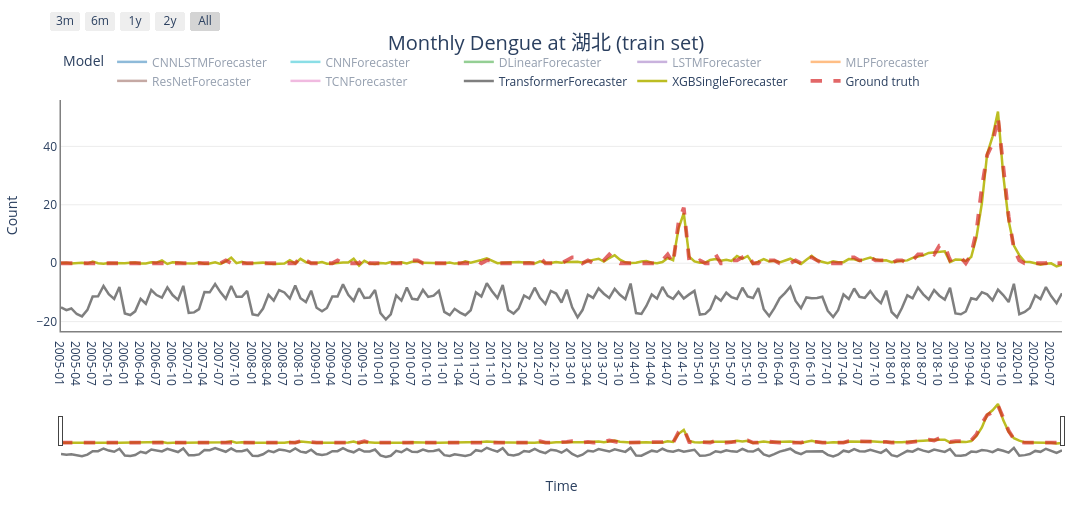

Write notebook code for a chart like this one.
### Code cell
import pandas as pd
import plotly.graph_objects as go
import numpy as np 
# 保证时间列是 datetime
plot_df = plot_df.copy()

plot_df["Time"] = pd.to_datetime(plot_df["Time"])

color_map = {
    "Ground truth": "#D62728", # #D62728
    "CNNLSTMForecaster": "#1F77B4",
    "CNNForecaster": "#17BECF",
    "DLinearForecaster": "#2CA02C",
    "LSTMForecaster": "#9467BD",
    "MLPForecaster": "#FF7F0E",
    "ResNetForecaster": "#8C564B",
    "TCNForecaster": "#E377C2",
    "TransformerForecaster": "#7F7F7F",
    "XGBSingleForecaster": "#BCBD22", # BCBD22
}

dash_map = {
    "Ground truth": "dash",
    "CNNLSTMForecaster": "solid",
    "CNNForecaster": "solid",
    "DLinearForecaster": "solid",
    "LSTMForecaster": "solid",
    "MLPForecaster": "solid",
    "ResNetForecaster": "solid",
    "TCNForecaster": "solid",
    "TransformerForecaster": "solid",
    "XGBSingleForecaster": "solid",
}

model_order = [

    "CNNLSTMForecaster",
    "CNNForecaster",
    "DLinearForecaster",
    "LSTMForecaster",
    "MLPForecaster",
    "ResNetForecaster",
    "TCNForecaster",
    "TransformerForecaster",
    "XGBSingleForecaster",
    "Ground truth",
]

fig = go.Figure()

for model in model_order:
    sub_df = plot_df[plot_df["Model"] == model].sort_values("Time")
    if sub_df.empty:
        continue

    is_gt = model == "Ground truth"

    fig.add_trace(
        go.Scatter(
            x=sub_df["Time"],
            y=sub_df["Count"],
            mode="lines",
            name=model,
            visible=True if model in ["Ground truth", "TransformerForecaster", "XGBSingleForecaster"] else "legendonly",
            line=dict(
                color=color_map.get(model, "#444444"),
                width=3.8 if is_gt else 2.5,
                dash=dash_map.get(model, "solid"),
            ),
            opacity=.7 if is_gt else 1,
            hovertemplate=(
                f"<b>{model}</b><br>"
                "Time: %{x|%Y-%m}<br>"
                "Count: %{y:.3f}<extra></extra>"
            ),
        )
    )

fig.update_layout(
    template="plotly_white",
    width=1400,
    height=520,
    hovermode="x unified",
    legend=dict(
        title="Model",
        orientation="h",
        yanchor="bottom",
        y=1.02,
        xanchor="left",
        x=0,
        bgcolor="rgba(255,255,255,0.85)",
    ),
    margin=dict(l=50, r=30, t=70, b=60),
)

fig.update_xaxes(
    title_text="Time",
    showgrid=False,
    gridcolor="rgba(0,0,0,0.08)",
    showline=True,
    linecolor = 'grey',
    linewidth = 1.5,
    tickformat="%Y-%m",
    dtick="M3",  # 每3个月一个刻度，月度数据更清晰
    rangeslider=dict(visible=True),
    rangeselector=dict(
        x=0,
        xanchor="left",
        y=1.3,
        buttons=[
            dict(count=3, label="3m", step="month", stepmode="backward"),
            dict(count=6, label="6m", step="month", stepmode="backward"),
            dict(count=12, label="1y", step="month", stepmode="backward"),
            dict(count=24, label="2y", step="month", stepmode="backward"),
            dict(step="all", label="All"),
        ]
    ),
)

fig.update_yaxes(
    title_text="Count",
    showgrid=True,
    showline=True,
    linecolor = 'grey',
    linewidth = 1.5,

    gridcolor="rgba(0,0,0,0.08)",
    zeroline=False,
)
fig.update_layout(
    title=dict(
        text=f"Monthly {DiseaseName} at {CityName} ({DatasetName} set)",
        x=0.5,
        xanchor="center",
        font=dict(size=20)
    )
)


fig.show(config={
    "scrollZoom": True,
    "displaylogo": False,
    "doubleClick": "reset",
    "responsive": True,
})

### Figure 1 — Plotly figure (JSON) as saved in the notebook; plotly's stock layout.template omitted (floating-point values rounded to 4 significant figures; data arrays with more than 128 entries replaced by an {"elided": "..."} marker saying what was removed)
{"data": [{"hovertemplate": "<b>CNNLSTMForecaster</b><br>Time: %{x|%Y-%m}<br>Count: %{y:.3f}<extra></extra>", "line": {"color": "#1F77B4", "dash": "solid", "width": 2.5}, "mode": "lines", "name": "CNNLSTMForecaster", "opacity": 1, "type": "scatter", "visible": "legendonly", "x": {"elided": "189 str values"}, "y": {"elided": "189 float values"}}, {"hovertemplate": "<b>CNNForecaster</b><br>Time: %{x|%Y-%m}<br>Count: %{y:.3f}<extra></extra>", "line": {"color": "#17BECF", "dash": "solid", "width": 2.5}, "mode": "lines", "name": "CNNForecaster", "opacity": 1, "type": "scatter", "visible": "legendonly", "x": {"elided": "189 str values"}, "y": {"elided": "189 float values"}}, {"hovertemplate": "<b>DLinearForecaster</b><br>Time: %{x|%Y-%m}<br>Count: %{y:.3f}<extra></extra>", "line": {"color": "#2CA02C", "dash": "solid", "width": 2.5}, "mode": "lines", "name": "DLinearForecaster", "opacity": 1, "type": "scatter", "visible": "legendonly", "x": {"elided": "189 str values"}, "y": {"elided": "189 float values"}}, {"hovertemplate": "<b>LSTMForecaster</b><br>Time: %{x|%Y-%m}<br>Count: %{y:.3f}<extra></extra>", "line": {"color": "#9467BD", "dash": "solid", "width": 2.5}, "mode": "lines", "name": "LSTMForecaster", "opacity": 1, "type": "scatter", "visible": "legendonly", "x": {"elided": "189 str values"}, "y": {"elided": "189 float values"}}, {"hovertemplate": "<b>MLPForecaster</b><br>Time: %{x|%Y-%m}<br>Count: %{y:.3f}<extra></extra>", "line": {"color": "#FF7F0E", "dash": "solid", "width": 2.5}, "mode": "lines", "name": "MLPForecaster", "opacity": 1, "type": "scatter", "visible": "legendonly", "x": {"elided": "189 str values"}, "y": {"elided": "189 float values"}}, {"hovertemplate": "<b>ResNetForecaster</b><br>Time: %{x|%Y-%m}<br>Count: %{y:.3f}<extra></extra>", "line": {"color": "#8C564B", "dash": "solid", "width": 2.5}, "mode": "lines", "name": "ResNetForecaster", "opacity": 1, "type": "scatter", "visible": "legendonly", "x": {"elided": "189 str values"}, "y": {"elided": "189 float values"}}, {"hovertemplate": "<b>TCNForecaster</b><br>Time: %{x|%Y-%m}<br>Count: %{y:.3f}<extra></extra>", "line": {"color": "#E377C2", "dash": "solid", "width": 2.5}, "mode": "lines", "name": "TCNForecaster", "opacity": 1, "type": "scatter", "visible": "legendonly", "x": {"elided": "189 str values"}, "y": {"elided": "189 float values"}}, {"hovertemplate": "<b>TransformerForecaster</b><br>Time: %{x|%Y-%m}<br>Count: %{y:.3f}<extra></extra>", "line": {"color": "#7F7F7F", "dash": "solid", "width": 2.5}, "mode": "lines", "name": "TransformerForecaster", "opacity": 1, "type": "scatter", "visible": true, "x": {"elided": "189 str values"}, "y": {"elided": "189 float values"}}, {"hovertemplate": "<b>XGBSingleForecaster</b><br>Time: %{x|%Y-%m}<br>Count: %{y:.3f}<extra></extra>", "line": {"color": "#BCBD22", "dash": "solid", "width": 2.5}, "mode": "lines", "name": "XGBSingleForecaster", "opacity": 1, "type": "scatter", "visible": true, "x": {"elided": "189 str values"}, "y": {"elided": "189 float values"}}, {"hovertemplate": "<b>Ground truth</b><br>Time: %{x|%Y-%m}<br>Count: %{y:.3f}<extra></extra>", "line": {"color": "#D62728", "dash": "dash", "width": 3.8}, "mode": "lines", "name": "Ground truth", "opacity": 0.7, "type": "scatter", "visible": true, "x": {"elided": "189 str values"}, "y": {"elided": "189 int values"}}], "layout": {"height": 520, "hovermode": "x unified", "legend": {"bgcolor": "rgba(255,255,255,0.85)", "orientation": "h", "title": {"text": "Model"}, "x": 0, "xanchor": "left", "y": 1.02, "yanchor": "bottom"}, "margin": {"b": 60, "l": 50, "r": 30, "t": 70}, "title": {"font": {"size": 20}, "text": "Monthly Dengue at 湖北 (train set)", "x": 0.5, "xanchor": "center"}, "width": 1400, "xaxis": {"dtick": "M3", "gridcolor": "rgba(0,0,0,0.08)", "linecolor": "grey", "linewidth": 1.5, "rangeselector": {"buttons": [{"count": 3, "label": "3m", "step": "month", "stepmode": "backward"}, {"count": 6, "label": "6m", "step": "month", "stepmode": "backward"}, {"count": 12, "label": "1y", "step": "month", "stepmode": "backward"}, {"count": 24, "label": "2y", "step": "month", "stepmode": "backward"}, {"label": "All", "step": "all"}], "x": 0, "xanchor": "left", "y": 1.3}, "rangeslider": {"visible": true}, "showgrid": false, "showline": true, "tickformat": "%Y-%m", "title": {"text": "Time"}}, "yaxis": {"gridcolor": "rgba(0,0,0,0.08)", "linecolor": "grey", "linewidth": 1.5, "showgrid": true, "showline": true, "title": {"text": "Count"}, "zeroline": false}}}
